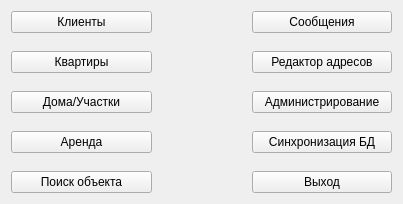
<?xml version="1.0" encoding="UTF-8"?>
<ui version="4.0">
 <class>ClassicMenuWidget</class>
 <widget class="QWidget" name="ClassicMenuWidget">
  <property name="geometry">
   <rect>
    <x>0</x>
    <y>0</y>
    <width>403</width>
    <height>159</height>
   </rect>
  </property>
  <property name="windowTitle">
   <string>Form</string>
  </property>
  <layout class="QHBoxLayout" name="horizontalLayout">
   <property name="spacing">
    <number>100</number>
   </property>
   <item>
    <layout class="QVBoxLayout" name="verticalLayout">
     <property name="spacing">
      <number>18</number>
     </property>
     <item>
      <widget class="QPushButton" name="mpClients">
       <property name="text">
        <string>Клиенты</string>
       </property>
      </widget>
     </item>
     <item>
      <widget class="QPushButton" name="mpApartment">
       <property name="text">
        <string>Квартиры</string>
       </property>
      </widget>
     </item>
     <item>
      <widget class="QPushButton" name="mpHome">
       <property name="text">
        <string>Дома/Участки</string>
       </property>
      </widget>
     </item>
     <item>
      <widget class="QPushButton" name="mpRent">
       <property name="text">
        <string>Аренда</string>
       </property>
      </widget>
     </item>
     <item>
      <widget class="QPushButton" name="mpFindObject">
       <property name="text">
        <string>Поиск объекта</string>
       </property>
      </widget>
     </item>
    </layout>
   </item>
   <item>
    <layout class="QVBoxLayout" name="verticalLayout_2">
     <property name="spacing">
      <number>18</number>
     </property>
     <item>
      <widget class="QPushButton" name="mpMessages">
       <property name="text">
        <string>Сообщения</string>
       </property>
      </widget>
     </item>
     <item>
      <widget class="QPushButton" name="mpAddressEditor">
       <property name="text">
        <string>Редактор адресов</string>
       </property>
      </widget>
     </item>
     <item>
      <widget class="QPushButton" name="mpAdmin">
       <property name="text">
        <string>Администрирование</string>
       </property>
      </widget>
     </item>
     <item>
      <widget class="QPushButton" name="mpSync">
       <property name="enabled">
        <bool>true</bool>
       </property>
       <property name="text">
        <string>Синхронизация БД</string>
       </property>
      </widget>
     </item>
     <item>
      <widget class="QPushButton" name="mpExit">
       <property name="text">
        <string>Выход</string>
       </property>
      </widget>
     </item>
    </layout>
   </item>
  </layout>
 </widget>
 <resources/>
 <connections/>
</ui>
